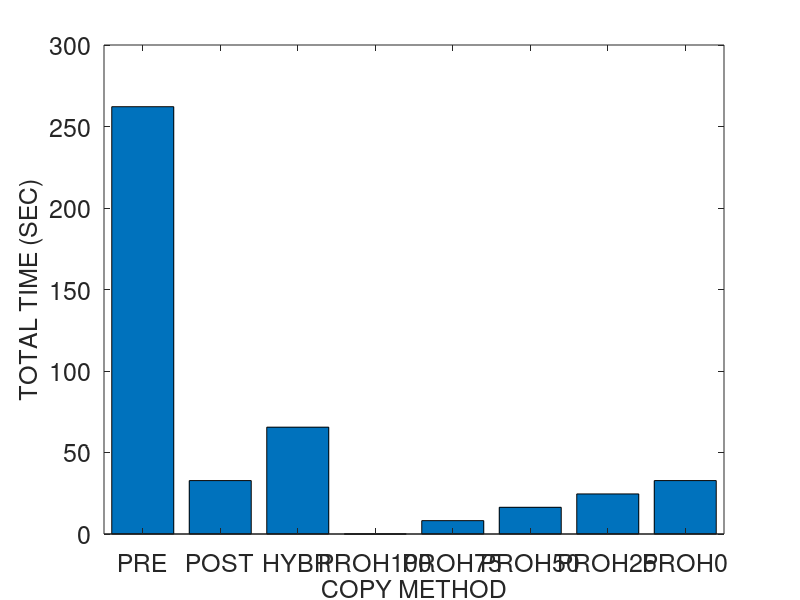
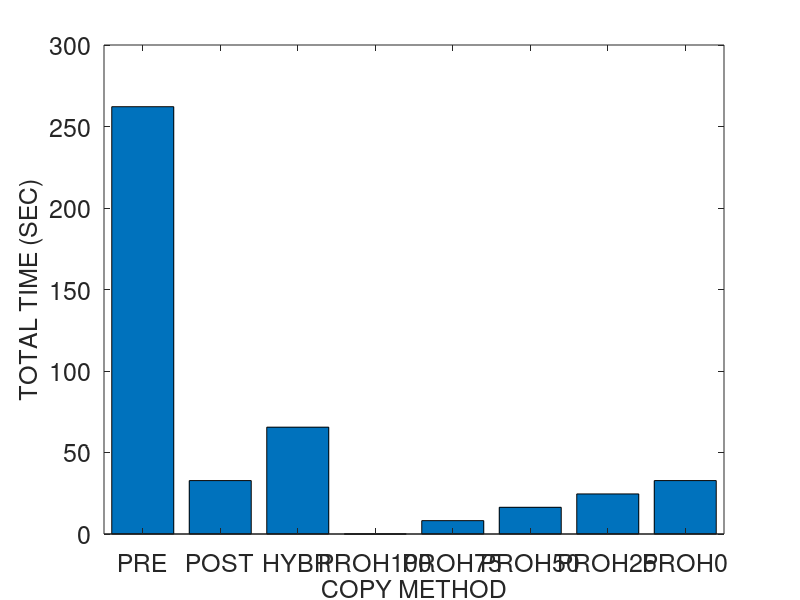
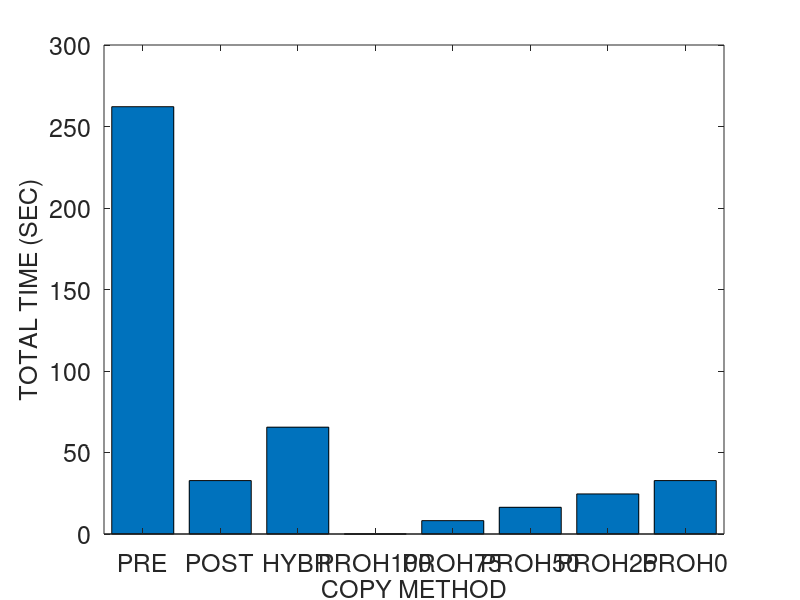
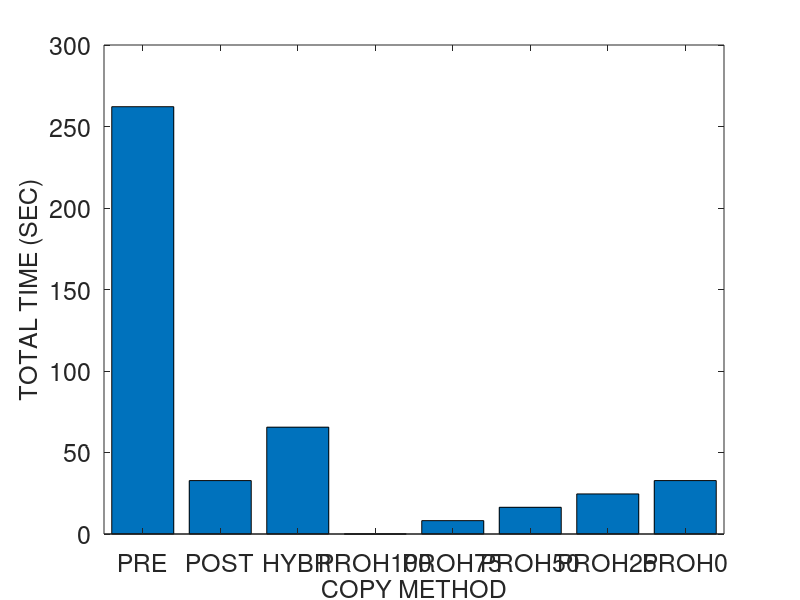

The MATLAB script that drew these images, in order:
% basic hybrid copy migration
	global wss numpages readrate dirtyrate pagesize b scinfo
	global totaltime downtime totaldata

% memory size in MB
r = 4096
r *= 1024 % convert to KB

% page dirty rate in percent (%): against to total memory pages
readrate = 0
prefix = strcat ("M4G_R", num2str(readrate))
readrate /= 100

dirtyrate = 100 
prefix = strcat (prefix, "_W", num2str(dirtyrate))
dirtyrate /= 100

% prediction accuracy 0 through 1
acc = 1

pagesize = 4 % in KB
numpages = r / pagesize

% delta compression rate
comp = 0.5 

% amount of CPU and device states in KB 
scinfo = 100

% working set size in number of pages
wss = numpages * 0.25

% 0: zero, 1: read, 2: dirtied, 3: inactive data
mem = zeros(1, numpages);

run = 1

%prefix = strcat (prefix, "_acc", num2str(acc), "_r", num2str(run))

% bandwidth in gbps
b = 1000 
b = b * 1024/8 % convert to KB

%fontsize = 10
fontsize = 18
%fontsize = 20

totaltime = 0;
downtime = 0;
totaldata = 0;

A = zeros(8, 3);

%%%%%%%%%%%%%%%%%%%%%%%%%%%%%%
% precopy migration
%%%%%%%%%%%%%%%%%%%%%%%%%%%%%%
fprintf('\n')
disp('==================== Precopy migration ====================')
% iterations
present = numpages * pagesize
iter = 0
while present > 50 && iter < 29 && totaldata < 4*r
	pretime = present / b
	totaltime += pretime
	totaldata += present
	present = numpages * pagesize * dirtyrate 
	%dirts = wss * dirtyrate
	iter += 1
end

% stop-and-copy phase
% stop conditions: 29 iterations, 50 pages, 4 memory size sent
scsent = scinfo + present * pagesize
downtime = scsent / b
totaltime += downtime
totaldata += scsent

% network fault rate
NFR = 0

A (1, 1) = totaltime;
A (1, 2) = downtime;
A (1, 3) = totaldata;

%%%%%%%%%%%%%%%%%%%%%%%%%%%%%%
% postcopy migration
%%%%%%%%%%%%%%%%%%%%%%%%%%%%%%
fprintf('\n')
disp('===================== Postcopy migration ======================')
totaltime = 0;
downtime = 0;
totaldata = 0;

% stop-and-copy phase
scsent = scinfo
downtime = scsent / b
totaltime += downtime
totaldata += scsent

% prepaging (bubbling) and on-demand paging
postsent = r
posttime = postsent/b
totaltime += posttime
totaldata += postsent
% network fault rate
NFR = 0.2

A (2, 1) = totaltime;
A (2, 2) = downtime;
A (2, 3) = totaldata;

%%%%%%%%%%%%%%%%%%%%%%%%%%%%%%
% hybrid copy migration
%%%%%%%%%%%%%%%%%%%%%%%%%%%%%%
fprintf('\n')
disp('==================== Hybrid copy migration ====================')
totaltime = 0;
downtime = 0;
totaldata = 0;

% precopy phase: single iteration
present = r
pretime = present / b
totaltime += pretime
totaldata += present

% stop-and-copy phase
bitmapsize = 500 % KB
scsent = scinfo + bitmapsize
downtime = scsent / b
totaltime += downtime
totaldata += scsent

% postcopy phase: prepaging (bubbling) and on-demand paging
%dirts = wss * dirtyrate
dirts = numpages * dirtyrate
postsent = dirts * pagesize
posttime = postsent/b
totaltime += posttime
totaldata += postsent
% network fault rate
NFR = 0.2

A (3, 1) = totaltime;
A (3, 2) = downtime;
A (3, 3) = totaldata;

%%%%%%%%%%%%%%%%%%%%%%%%%%%%%%
% proactive hybrid copy migration
%%%%%%%%%%%%%%%%%%%%%%%%%%%%%%
%disp(char(10))
fprintf('\n')
disp('=============== Proactive hybrid copy migration ================')

function [tt, dt, td] = prohybrid(acc)
	global wss numpages readrate dirtyrate pagesize b scinfo
	global totaltime downtime totaldata

	totaltime = 0;
	downtime = 0;
	totaldata = 0;

% precopy phase
% LRU, PFR

% scan the dirtied pages
% for dirtied pages
% 	mark dirtied (1)
% 	mem(random (1, wss * 0.1))	
%randperm(int64(wss * 0.1));
% for read pages
% 	mark read (2)
% 	mem (random (wss * 0.1, wss * 0.2))

% for pages
% 	predict read/write

% send the pages most likely to be read and least likely to be dirtied
% do not send the pages most likely to be dirtied
% construct queue with the order of p1/p2
%reads = numpages * 0.4 
% total read rate = wss * read_rate = 0.25 * 0.16 = 0.04 (4%)
%read_rate = 0.16
%read_rate = 0.04 % 4% of total memory
% total write rate = wss * write_rate = 0.25 * 0.16 = 0.04 (4%)
%write_rate = 0.16
%write_rate = 0.04 % 4% of total memory
% simple case: readonly pages (RO) - zero dirtied pages 
%RO = 0.3
	pred_pages = numpages * readrate * acc

% LRU
% for LRU queue
% 	mark sent
%	insert the pages into cache and perform delta compression

	present = pred_pages * pagesize
	pretime = present/b
	totaltime += pretime
	totaldata += present

	% stop-and-copy phase
	% send the CPU and device states
	bitmapsize = 500 % KB
	scsent = scinfo + bitmapsize
	downtime = scsent/b
	totaltime += downtime
	totaldata += scsent

	% postcopy phase
	postsent = (numpages - pred_pages) * pagesize

	% exclude the predicted dirtied pages 
	pred_dirts = numpages * dirtyrate * acc
	postsent = (numpages - pred_pages - pred_dirts) * pagesize
	posttime = postsent/b
	totaltime += posttime
	totaldata += postsent
end

% network fault rate
NFR = 0.2

prohybrid(acc)
A (4, 1) = totaltime;
A (4, 2) = downtime;
A (4, 3) = totaldata;

acc = 0.75
prohybrid(acc);
A (5, 1) = totaltime;
A (5, 2) = downtime;
A (5, 3) = totaldata;

acc = 0.5
prohybrid(acc);
A (6, 1) = totaltime;
A (6, 2) = downtime;
A (6, 3) = totaldata;

acc = 0.25
prohybrid(acc);
A (7, 1) = totaltime;
A (7, 2) = downtime;
A (7, 3) = totaldata;

acc = 0
prohybrid(acc);
A (8, 1) = totaltime;
A (8, 2) = downtime;
A (8, 3) = totaldata

%%%%%%%%%%%%%%%%%%%%%%%%%%%%%%%%%%%%%%%%%%%%%%%%%%%%%%%
%                     plotting
% precopy
% postcopy
% hybrid
% pro-hybrid
%%%%%%%%%%%%%%%%%%%%%%%%%%%%%%%%%%%%%%%%%%%%%%%%%%%%%%%

%prefix = "M4G_R14W14_acc100_r1"
%prefix = strcat ("M4G_R", readrate, "W", dirtyrate, "acc", acc, "r", run)
%prefix = strcat (prefix, "W")
%prefix = strcat (prefix, dirtyrate)

dlmwrite (prefix, A, ' ')

%%%%%%%%%%%%%%%%%%%% total time %%%%%%%%%%%%%%%%%%%%%%
figure;
output = strcat(prefix, ".tt");
%output = prefix
%x = ['PRECOPY', 'POSTCOPY', 'HYBRID', 'PRO-HYBRID'];
x = {'PRE', 'POST', 'HYBR', 'PROH100', 'PROH75', 'PROH50', 'PROH25', 'PROH0'};
%x = {'1', '2', '3', '4', '5', '6', '7', '8'};
xinterval = 3
%xintervals = 1:xinterval:(xinterval*length(x));
%xintervals = 1:3:3*length(x);
xintervals = 1:2:2*length(x);
%plot(x, A(:,2)/1000000, x, A(:,3)/1000000, '-.*');
%plot(A(:,2));

%xtics = 1:4:16
%bar(xtics, A(:,1))
%bar(A(:,1), XTicksLabelStyle = Diagonal)
bar(xintervals, A(:,1))
set(gca, 'XTick', 1:2:16, 'XTickLabel', x, 'FontSize', fontsize)
%set(gca, 'XTick', xintervals, 'XTickLabel', x, 'FontSize', fontsize)
xlabel('COPY METHOD', 'FontSize', fontsize);
ylabel('TOTAL TIME (SEC)', 'FontSize', fontsize);
%legend('PRECOPY', 'POSTCOPY', 'HYBRID', 'PRO-HYBRID');
%bar(x, A(:,1))

saveas (1, strcat(output, ".png"));
saveas (1, strcat(output, ".eps"));
saveas (1, strcat(output, ".emf"));

%%%%%%%%%%%%%%%%%%%% downtime %%%%%%%%%%%%%%%%%%%%%%
figure;
output = strcat(prefix, ".dt");

bar(A(:,2))
set(gca, 'XTick', 1:8, 'XTickLabel', x, 'FontSize', fontsize)
xlabel('COPY METHOD', 'FontSize', fontsize);
ylabel('DOWNTIME (SEC)', 'FontSize', fontsize);

saveas (1, strcat(output, ".png"));
saveas (1, strcat(output, ".eps"));
saveas (1, strcat(output, ".emf"));

%%%%%%%%%%%%%%%%%%%% total data %%%%%%%%%%%%%%%%%%%%%%
figure;
output = strcat(prefix, ".td");

bar(A(:,3))
set(gca, 'XTick', 1:8, 'XTickLabel', x, 'FontSize', fontsize)
xlabel('COPY METHOD', 'FontSize', fontsize);
ylabel('TOTAL DATA TRANSFERRED (KB)', 'FontSize', fontsize);

saveas (1, strcat(output, ".png"));
saveas (1, strcat(output, ".eps"));
saveas (1, strcat(output, ".emf"));
